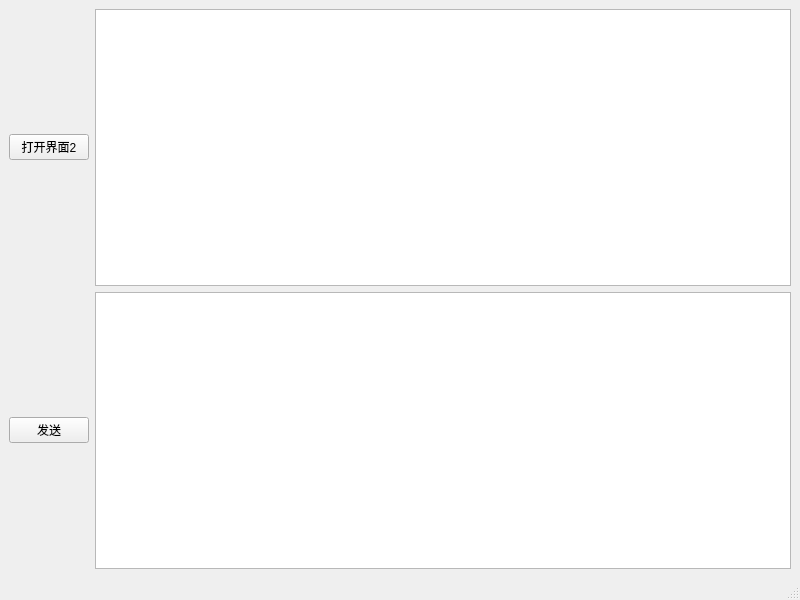
<?xml version="1.0" encoding="UTF-8"?>
<ui version="4.0">
 <class>MainWindow</class>
 <widget class="QMainWindow" name="MainWindow">
  <property name="geometry">
   <rect>
    <x>0</x>
    <y>0</y>
    <width>800</width>
    <height>600</height>
   </rect>
  </property>
  <property name="windowTitle">
   <string>MainWindow</string>
  </property>
  <widget class="QWidget" name="centralwidget">
   <layout class="QGridLayout" name="gridLayout">
    <item row="0" column="0">
     <widget class="QPushButton" name="openwin2">
      <property name="text">
       <string>打开界面2</string>
      </property>
     </widget>
    </item>
    <item row="0" column="1">
     <widget class="QTextBrowser" name="win1textBrowser"/>
    </item>
    <item row="2" column="1">
     <widget class="QTextEdit" name="win1textEdit"/>
    </item>
    <item row="2" column="0">
     <widget class="QPushButton" name="sendtowin2">
      <property name="text">
       <string>发送</string>
      </property>
     </widget>
    </item>
   </layout>
  </widget>
  <widget class="QMenuBar" name="menubar">
   <property name="geometry">
    <rect>
     <x>0</x>
     <y>0</y>
     <width>800</width>
     <height>21</height>
    </rect>
   </property>
  </widget>
  <widget class="QStatusBar" name="statusbar"/>
 </widget>
 <resources/>
 <connections/>
</ui>
